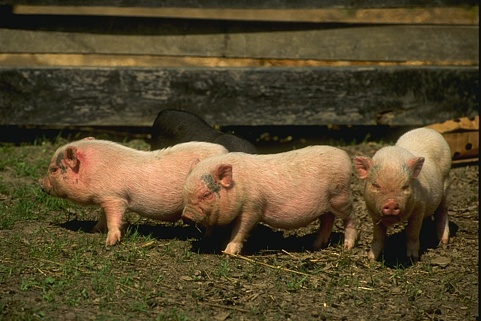
%> input picture EE569_Homework2/HW2_images/Pig.jpg, 481 x 321 px
$ octave hw2_1a.m   (GNU Octave 9; MATLAB toolbox functions it lacks are replaced by stand-ins)
%> lines starting %> are read from the running program, lines starting %| are printed output that depends on the picture; in (x1, y1, x2, y2) boxes, pixels count from 0 and x2, y2 are one past the last pixel; in counts of white or black regions, pixels touching at a corner belong together; the program's own positions count from 1
main()

function main()
    input_image = imread('Pig.jpg');
%> input_image is the input picture: size 321x481x3 uint8; mean R, G, B 87, 73.4, 44.5
    [R, G, B] = separateRGB(input_image);
    Y = 0.2989 * R + 0.5870 * G + 0.1140 * B;

    [x_norm, y_norm, Y, Y_norm, edge_map] = sobelEdgeDetection(Y);

    figure;
    imshow(uint8(x_norm));
    title('Normalized x-gradient');

    figure;
    imshow(uint8(y_norm));
    title('Normalized y-gradient');

    figure;
    imshow(uint8(Y));
    title('Sobel Edge Detection');

    figure;
    imshow(uint8(Y_norm));
    title('Sobel Edge Detection final');

    figure;
    imshow(uint8(edge_map) * 255);
    title('Edge Map');
end

function [R, G, B] = separateRGB(rgb_image)
    R = rgb_image(:,:,1);
    G = rgb_image(:,:,2);
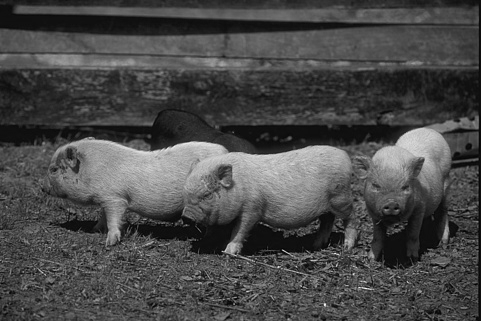
%> G: size 321x481 uint8; min 0, max 246, mean 73.4
    B = rgb_image(:,:,3);
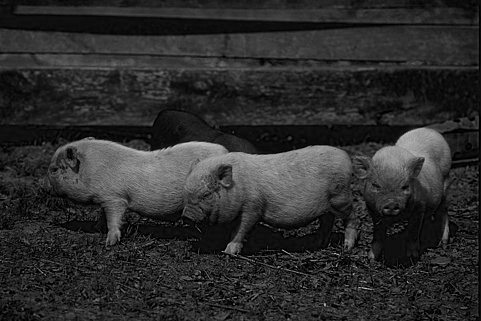
%> B: size 321x481 uint8; min 0, max 204, mean 44.5
end

function [x_norm, y_norm, Y, Y_norm, edge_map] = sobelEdgeDetection(Y)
    % Convert to double
    X = double(Y);

    % Initialize matrices
    Gx = zeros(size(X));
    Gy = zeros(size(X));
    Y_norm = zeros(size(X));

    % Sobel operator masks
    sobel_x = [-1 0 1; -2 0 2; -1 0 1];
    sobel_y = [-1 -2 -1; 0 0 0; 1 2 1];

    % Perform Sobel edge detection and gradient computation
    for i = 2:size(X, 1) - 1
        for j = 2:size(X, 2) - 1
            % Compute gradients using Sobel masks
            Gx_val = sum(sum(sobel_x .* X(i - 1:i + 1, j - 1:j + 1)));
            Gy_val = sum(sum(sobel_y .* X(i - 1:i + 1, j - 1:j + 1)));

            % Gradient magnitude
            G = sqrt(Gx_val .^ 2 + Gy_val .^ 2);
            Y_norm(i, j) = G;

            % Thresholding
            if G > 127
                edge_map(i, j) = 0;
            else
                edge_map(i, j) = 255;
            end

            % Store gradients
            Gx(i, j) = Gx_val;
            Gy(i, j) = Gy_val;
        end
    end
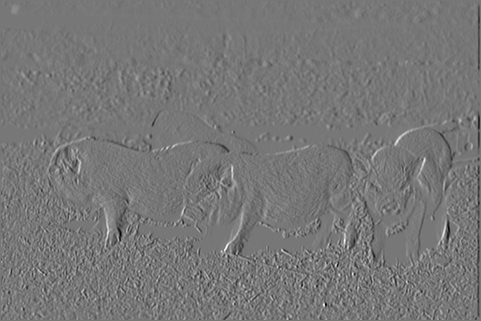
%> Gx: size 321x481 double; min -561, max 635, mean -0.7; drawn with min black and max white
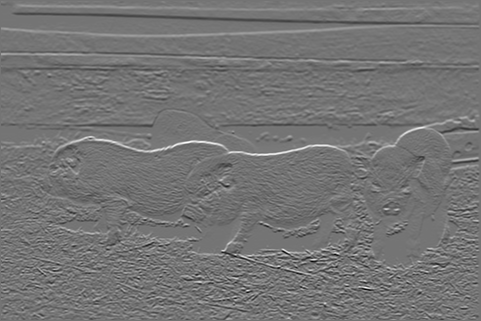
%> Gy: size 321x481 double; min -655, max 775, mean 0.8; drawn with min black and max white
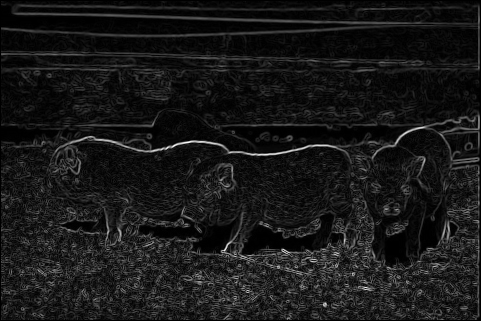
%> Y_norm: size 321x481 double; min 0, max 790.7, mean 75.8; drawn with min black and max white
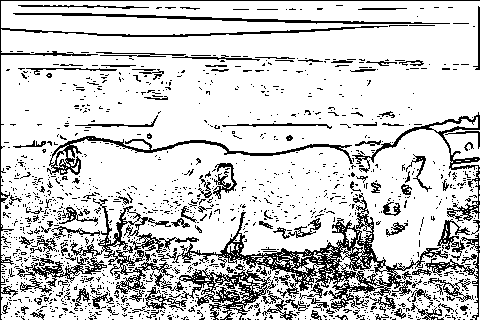
%> edge_map: size 320x480 double; 81.1% white; black in thin lines or dots

    % Normalize gradients
    x_norm = ((Gx - min(Gx(:))) ./ (max(Gx(:)) - min(Gx(:)))) .* 255;
    y_norm = ((Gy - min(Gy(:))) ./ (max(Gy(:)) - min(Gy(:)))) .* 255;

    % Compute final edge-detected image
    Y = sqrt(Gx.^2 + Gy.^2);

    % Normalize Y
    Y_norm = 255 * ((Y - min(Y(:))) / (max(Y(:)) - min(Y(:))));

    % Thresholding for edge map
    edge_map = Y_norm > 127;
%> edge_map: size 321x481 logical; 0.59% white in thin lines or dots, all inside (x1, y1, x2, y2) = (38, 119, 479, 319)
%> in main, `imshow(uint8(Y));`:
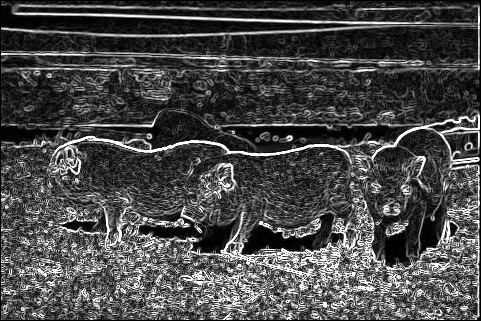
%> displayed picture: size 321x481, on the screen's scale of 0 to 255; min 0, max 255, mean 73.2
end

$ run again, with EE569_Homework2/HW2_images/Boat.jpg copied over EE569_Homework2/HW2_images/Pig.jpg
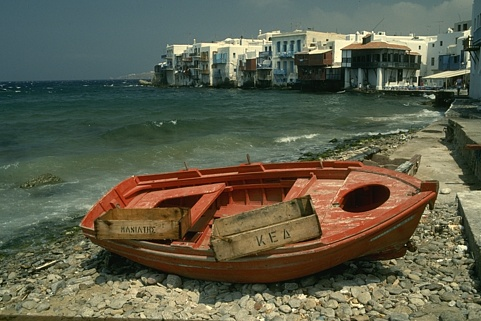
%> input picture EE569_Homework2/HW2_images/Boat.jpg, 481 x 321 px
%> in main, input_image is the input picture: size 321x481x3 uint8; mean R, G, B 93.8, 94.3, 75.2
%> after the loop in sobelEdgeDetection, `for i = 2:size(X, 1) - 1`:
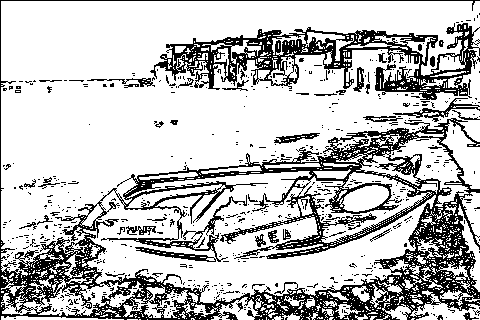
%> edge_map: size 320x480 double; 75.1% white; black in thin lines or dots
%> in main, `imshow(uint8(Y));`:
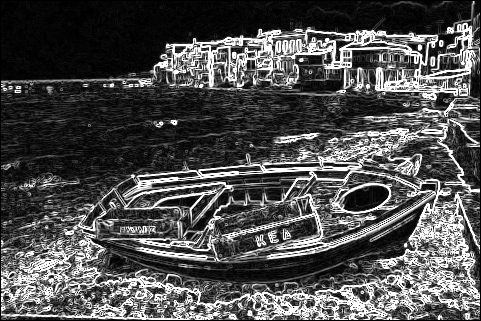
%> displayed picture: size 321x481, on the screen's scale of 0 to 255; min 0, max 255, mean 79.7
